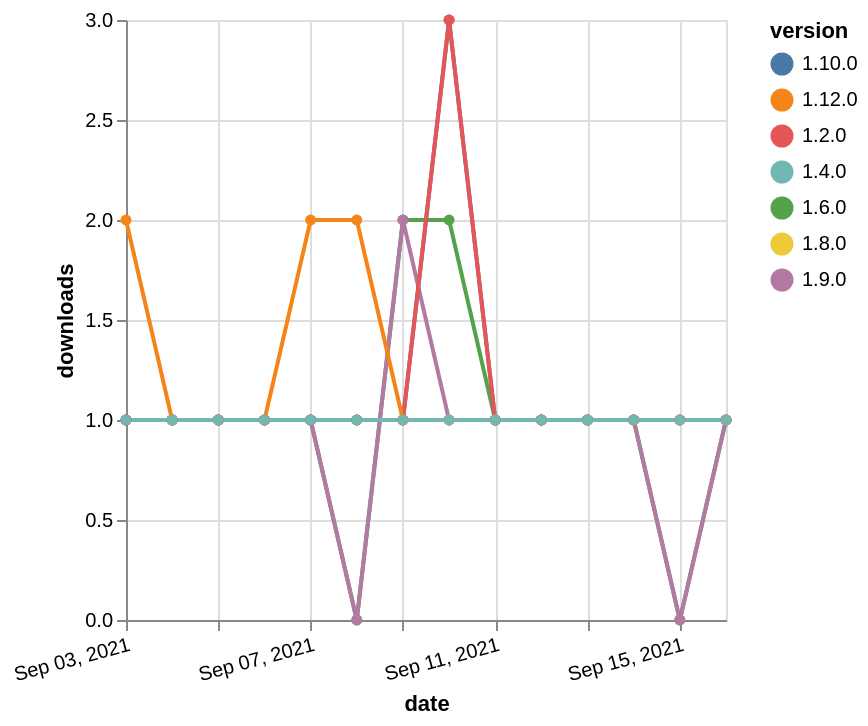

Describe this chart as a Vega-Lite specification.
### Vega-Lite specification from a JSON file in a GitHub repository (floating-point values rounded to 4 significant figures)
{"$schema": "https://vega.github.io/schema/vega-lite/v5.json", "description": "A simple bar chart with embedded data.", "data": {"values": [{"date": "2021-09-03", "total": 169, "delta": 1, "version": "1.6.0"}, {"date": "2021-09-04", "total": 170, "delta": 1, "version": "1.6.0"}, {"date": "2021-09-05", "total": 171, "delta": 1, "version": "1.6.0"}, {"date": "2021-09-06", "total": 172, "delta": 1, "version": "1.6.0"}, {"date": "2021-09-07", "total": 173, "delta": 1, "version": "1.6.0"}, {"date": "2021-09-08", "total": 173, "delta": 0, "version": "1.6.0"}, {"date": "2021-09-09", "total": 175, "delta": 2, "version": "1.6.0"}, {"date": "2021-09-10", "total": 177, "delta": 2, "version": "1.6.0"}, {"date": "2021-09-11", "total": 178, "delta": 1, "version": "1.6.0"}, {"date": "2021-09-12", "total": 179, "delta": 1, "version": "1.6.0"}, {"date": "2021-09-13", "total": 180, "delta": 1, "version": "1.6.0"}, {"date": "2021-09-14", "total": 181, "delta": 1, "version": "1.6.0"}, {"date": "2021-09-15", "total": 181, "delta": 0, "version": "1.6.0"}, {"date": "2021-09-16", "total": 182, "delta": 1, "version": "1.6.0"}, {"date": "2021-09-03", "total": 147, "delta": 1, "version": "1.8.0"}, {"date": "2021-09-04", "total": 148, "delta": 1, "version": "1.8.0"}, {"date": "2021-09-05", "total": 149, "delta": 1, "version": "1.8.0"}, {"date": "2021-09-06", "total": 150, "delta": 1, "version": "1.8.0"}, {"date": "2021-09-07", "total": 151, "delta": 1, "version": "1.8.0"}, {"date": "2021-09-08", "total": 152, "delta": 1, "version": "1.8.0"}, {"date": "2021-09-09", "total": 153, "delta": 1, "version": "1.8.0"}, {"date": "2021-09-10", "total": 154, "delta": 1, "version": "1.8.0"}, {"date": "2021-09-11", "total": 155, "delta": 1, "version": "1.8.0"}, {"date": "2021-09-12", "total": 156, "delta": 1, "version": "1.8.0"}, {"date": "2021-09-13", "total": 157, "delta": 1, "version": "1.8.0"}, {"date": "2021-09-14", "total": 158, "delta": 1, "version": "1.8.0"}, {"date": "2021-09-15", "total": 159, "delta": 1, "version": "1.8.0"}, {"date": "2021-09-16", "total": 160, "delta": 1, "version": "1.8.0"}, {"date": "2021-09-03", "total": 140, "delta": 1, "version": "1.9.0"}, {"date": "2021-09-04", "total": 141, "delta": 1, "version": "1.9.0"}, {"date": "2021-09-05", "total": 142, "delta": 1, "version": "1.9.0"}, {"date": "2021-09-06", "total": 143, "delta": 1, "version": "1.9.0"}, {"date": "2021-09-07", "total": 144, "delta": 1, "version": "1.9.0"}, {"date": "2021-09-08", "total": 144, "delta": 0, "version": "1.9.0"}, {"date": "2021-09-09", "total": 146, "delta": 2, "version": "1.9.0"}, {"date": "2021-09-10", "total": 147, "delta": 1, "version": "1.9.0"}, {"date": "2021-09-11", "total": 148, "delta": 1, "version": "1.9.0"}, {"date": "2021-09-12", "total": 149, "delta": 1, "version": "1.9.0"}, {"date": "2021-09-13", "total": 150, "delta": 1, "version": "1.9.0"}, {"date": "2021-09-14", "total": 151, "delta": 1, "version": "1.9.0"}, {"date": "2021-09-15", "total": 151, "delta": 0, "version": "1.9.0"}, {"date": "2021-09-16", "total": 152, "delta": 1, "version": "1.9.0"}, {"date": "2021-09-03", "total": 168, "delta": 1, "version": "1.10.0"}, {"date": "2021-09-04", "total": 169, "delta": 1, "version": "1.10.0"}, {"date": "2021-09-05", "total": 170, "delta": 1, "version": "1.10.0"}, {"date": "2021-09-06", "total": 171, "delta": 1, "version": "1.10.0"}, {"date": "2021-09-07", "total": 172, "delta": 1, "version": "1.10.0"}, {"date": "2021-09-08", "total": 173, "delta": 1, "version": "1.10.0"}, {"date": "2021-09-09", "total": 174, "delta": 1, "version": "1.10.0"}, {"date": "2021-09-10", "total": 177, "delta": 3, "version": "1.10.0"}, {"date": "2021-09-11", "total": 178, "delta": 1, "version": "1.10.0"}, {"date": "2021-09-12", "total": 179, "delta": 1, "version": "1.10.0"}, {"date": "2021-09-13", "total": 180, "delta": 1, "version": "1.10.0"}, {"date": "2021-09-14", "total": 181, "delta": 1, "version": "1.10.0"}, {"date": "2021-09-15", "total": 182, "delta": 1, "version": "1.10.0"}, {"date": "2021-09-16", "total": 183, "delta": 1, "version": "1.10.0"}, {"date": "2021-09-03", "total": 369, "delta": 1, "version": "1.2.0"}, {"date": "2021-09-04", "total": 370, "delta": 1, "version": "1.2.0"}, {"date": "2021-09-05", "total": 371, "delta": 1, "version": "1.2.0"}, {"date": "2021-09-06", "total": 372, "delta": 1, "version": "1.2.0"}, {"date": "2021-09-07", "total": 373, "delta": 1, "version": "1.2.0"}, {"date": "2021-09-08", "total": 374, "delta": 1, "version": "1.2.0"}, {"date": "2021-09-09", "total": 375, "delta": 1, "version": "1.2.0"}, {"date": "2021-09-10", "total": 378, "delta": 3, "version": "1.2.0"}, {"date": "2021-09-11", "total": 379, "delta": 1, "version": "1.2.0"}, {"date": "2021-09-12", "total": 380, "delta": 1, "version": "1.2.0"}, {"date": "2021-09-13", "total": 381, "delta": 1, "version": "1.2.0"}, {"date": "2021-09-14", "total": 382, "delta": 1, "version": "1.2.0"}, {"date": "2021-09-15", "total": 383, "delta": 1, "version": "1.2.0"}, {"date": "2021-09-16", "total": 384, "delta": 1, "version": "1.2.0"}, {"date": "2021-09-03", "total": 118, "delta": 2, "version": "1.12.0"}, {"date": "2021-09-04", "total": 119, "delta": 1, "version": "1.12.0"}, {"date": "2021-09-05", "total": 120, "delta": 1, "version": "1.12.0"}, {"date": "2021-09-06", "total": 121, "delta": 1, "version": "1.12.0"}, {"date": "2021-09-07", "total": 123, "delta": 2, "version": "1.12.0"}, {"date": "2021-09-08", "total": 125, "delta": 2, "version": "1.12.0"}, {"date": "2021-09-09", "total": 126, "delta": 1, "version": "1.12.0"}, {"date": "2021-09-10", "total": 127, "delta": 1, "version": "1.12.0"}, {"date": "2021-09-11", "total": 128, "delta": 1, "version": "1.12.0"}, {"date": "2021-09-12", "total": 129, "delta": 1, "version": "1.12.0"}, {"date": "2021-09-13", "total": 130, "delta": 1, "version": "1.12.0"}, {"date": "2021-09-14", "total": 131, "delta": 1, "version": "1.12.0"}, {"date": "2021-09-15", "total": 132, "delta": 1, "version": "1.12.0"}, {"date": "2021-09-16", "total": 133, "delta": 1, "version": "1.12.0"}, {"date": "2021-09-03", "total": 286, "delta": 1, "version": "1.4.0"}, {"date": "2021-09-04", "total": 287, "delta": 1, "version": "1.4.0"}, {"date": "2021-09-05", "total": 288, "delta": 1, "version": "1.4.0"}, {"date": "2021-09-06", "total": 289, "delta": 1, "version": "1.4.0"}, {"date": "2021-09-07", "total": 290, "delta": 1, "version": "1.4.0"}, {"date": "2021-09-08", "total": 291, "delta": 1, "version": "1.4.0"}, {"date": "2021-09-09", "total": 292, "delta": 1, "version": "1.4.0"}, {"date": "2021-09-10", "total": 293, "delta": 1, "version": "1.4.0"}, {"date": "2021-09-11", "total": 294, "delta": 1, "version": "1.4.0"}, {"date": "2021-09-12", "total": 295, "delta": 1, "version": "1.4.0"}, {"date": "2021-09-13", "total": 296, "delta": 1, "version": "1.4.0"}, {"date": "2021-09-14", "total": 297, "delta": 1, "version": "1.4.0"}, {"date": "2021-09-15", "total": 298, "delta": 1, "version": "1.4.0"}, {"date": "2021-09-16", "total": 299, "delta": 1, "version": "1.4.0"}]}, "width": "container", "mark": {"type": "line", "point": {"filled": true}}, "encoding": {"x": {"field": "date", "type": "temporal", "timeUnit": "yearmonthdate", "title": "date", "axis": {"labelAngle": -15}}, "y": {"field": "delta", "type": "quantitative", "title": "downloads"}, "color": {"field": "version", "type": "nominal"}, "tooltip": {"field": "delta"}}}
